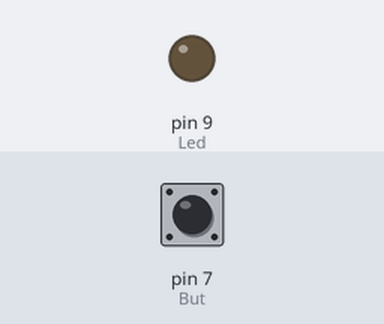
Simulated run of this sketch. Board: Arduino Uno, built with avr-gcc and run on an emulated ATmega328P. Parts: output pins drawn as LEDs (lit = HIGH). The test bench sets the inputs (shaded band); at power-on: pin 7 (But) LOW.

Above: at 1.2 s.
1.3 s: pin 7 (But) pulled HIGH for 1 s
At 1.7 s:
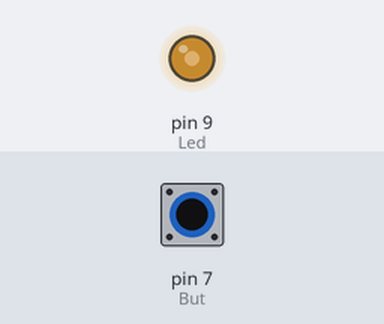
At 3.5 s:
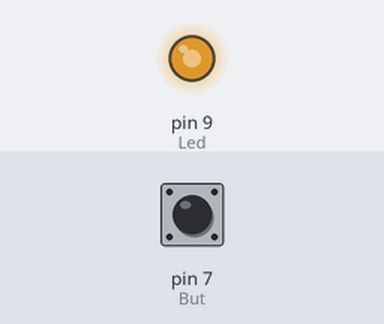
3.8 s: pin 7 (But) pulled HIGH for 0.15 s
At 5.0 s:
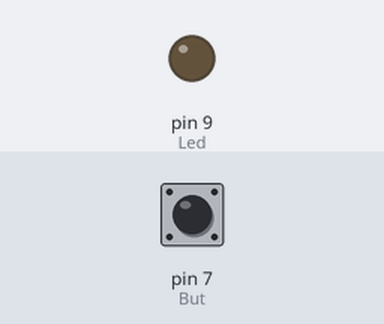
5.4 s: pin 7 (But) pulled HIGH for 3.2 s
Timing chart, 0 to 10.1 s (numbered marks = the images above; inputs shaded):
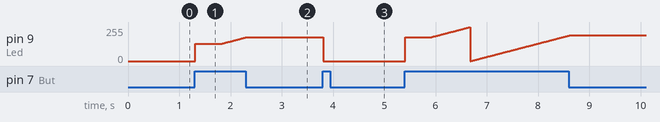

Measured:
- after the input at 1.3 s, pin 9 (Led): moves from 0/255 to 178/255 over 0.99 s, starting at once
- after the input at 3.8 s, pin 9 (Led): 178/255 → 0/255 at once

The sketch:

blinkingButtomLedcontrolled.ino
```cpp
//Control brightness with a button
const int Led=9;
const int But=7;

int val=0; //store the state of the input pin

int old_val=0; // store the previus value of val
int state=0; //led=0 off while led=1 on
int brightness=128; //store the brightness value
unsigned long startTime=0; //when did we begin pressing?

void setup()
{
  pinMode(Led,OUTPUT);
  pinMode(But,INPUT);
}

void loop()
{
  val=digitalRead(But);

  //Check if there was a transition
  if((val==HIGH)&&(old_val==LOW))
  {
    state=1-state;//Change to on or off
    startTime = millis(); //millis() is the arduino clock
                          //it returns how many milliseconds
                          //have passed since the board has been
                          //reset
    //this line remembers when the button was las pressed
    delay(10);
  }
  //Check if the button is being held on
  if((val==HIGH)&&(old_val==HIGH))
  {
    //If the buttom is held for more than 500 milliseconds
   if((state==1)&&((millis()-startTime)>500))
   {
     brightness++;
     delay(10); //delay to avoid brightness going up too fast
     if (brightness>255)
     {
      brightness=0; //255 is the max brightness
     }
   }
  }
  old_val=val; //val now is the old_val
  if(state==1)
  {
    analogWrite(Led,brightness);
  }
  else
  {
    analogWrite(Led,0);
  }
}
```
